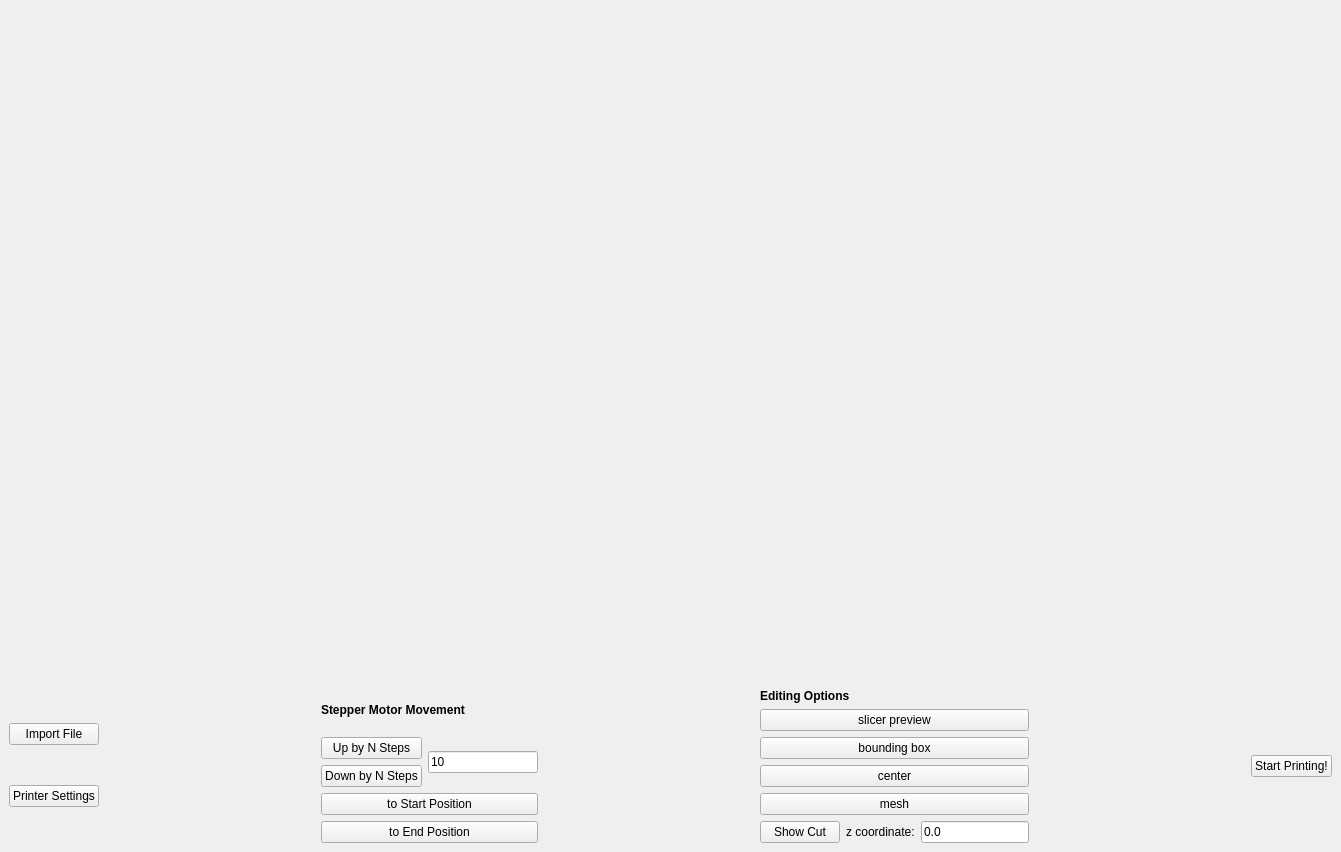
<?xml version="1.0" encoding="UTF-8"?>
<ui version="4.0">
 <class>MainWindow</class>
 <widget class="QMainWindow" name="MainWindow">
  <property name="geometry">
   <rect>
    <x>0</x>
    <y>0</y>
    <width>1341</width>
    <height>852</height>
   </rect>
  </property>
  <property name="windowTitle">
   <string>MainWindow</string>
  </property>
  <widget class="QWidget" name="centralwidget">
   <property name="sizePolicy">
    <sizepolicy hsizetype="Expanding" vsizetype="Expanding">
     <horstretch>0</horstretch>
     <verstretch>0</verstretch>
    </sizepolicy>
   </property>
   <property name="autoFillBackground">
    <bool>true</bool>
   </property>
   <layout class="QVBoxLayout" name="verticalLayout_7">
    <item>
     <layout class="QVBoxLayout" name="verticalLayout_3">
      <item>
       <layout class="QHBoxLayout" name="OpenGlPanel">
        <item>
         <spacer name="verticalSpacer">
          <property name="orientation">
           <enum>Qt::Vertical</enum>
          </property>
          <property name="sizeHint" stdset="0">
           <size>
            <width>20</width>
            <height>40</height>
           </size>
          </property>
         </spacer>
        </item>
       </layout>
      </item>
      <item>
       <layout class="QHBoxLayout" name="horizontalLayout_4">
        <property name="sizeConstraint">
         <enum>QLayout::SetMinAndMaxSize</enum>
        </property>
        <item>
         <layout class="QVBoxLayout" name="verticalLayout_2">
          <item>
           <widget class="QPushButton" name="importFileButton">
            <property name="text">
             <string>Import File</string>
            </property>
           </widget>
          </item>
          <item>
           <widget class="QPushButton" name="printerSettingsButton">
            <property name="text">
             <string>Printer Settings</string>
            </property>
           </widget>
          </item>
         </layout>
        </item>
        <item>
         <spacer name="horizontalSpacer_2">
          <property name="orientation">
           <enum>Qt::Horizontal</enum>
          </property>
          <property name="sizeHint" stdset="0">
           <size>
            <width>40</width>
            <height>20</height>
           </size>
          </property>
         </spacer>
        </item>
        <item>
         <layout class="QVBoxLayout" name="verticalLayout_4">
          <item>
           <widget class="QLabel" name="label">
            <property name="font">
             <font>
              <weight>75</weight>
              <bold>true</bold>
             </font>
            </property>
            <property name="text">
             <string>Stepper Motor Movement</string>
            </property>
           </widget>
          </item>
          <item>
           <layout class="QHBoxLayout" name="horizontalLayout_3">
            <item>
             <layout class="QVBoxLayout" name="verticalLayout_6">
              <item>
               <widget class="QPushButton" name="UpPosButton">
                <property name="text">
                 <string>Up by N Steps</string>
                </property>
               </widget>
              </item>
              <item>
               <widget class="QPushButton" name="DownPosButton">
                <property name="text">
                 <string>Down by N Steps</string>
                </property>
               </widget>
              </item>
             </layout>
            </item>
            <item>
             <widget class="QLineEdit" name="N">
              <property name="toolTip">
               <string>&lt;html&gt;&lt;head/&gt;&lt;body&gt;&lt;p&gt;N=&lt;/p&gt;&lt;/body&gt;&lt;/html&gt;</string>
              </property>
              <property name="text">
               <string>10</string>
              </property>
             </widget>
            </item>
           </layout>
          </item>
          <item>
           <widget class="QPushButton" name="StartPosButton">
            <property name="text">
             <string>to Start Position</string>
            </property>
           </widget>
          </item>
          <item>
           <widget class="QPushButton" name="EndPosButton">
            <property name="text">
             <string>to End Position</string>
            </property>
           </widget>
          </item>
         </layout>
        </item>
        <item>
         <spacer name="horizontalSpacer">
          <property name="orientation">
           <enum>Qt::Horizontal</enum>
          </property>
          <property name="sizeHint" stdset="0">
           <size>
            <width>40</width>
            <height>20</height>
           </size>
          </property>
         </spacer>
        </item>
        <item>
         <layout class="QVBoxLayout" name="verticalLayout_5">
          <item>
           <widget class="QLabel" name="label_2">
            <property name="font">
             <font>
              <weight>75</weight>
              <bold>true</bold>
             </font>
            </property>
            <property name="text">
             <string>Editing Options</string>
            </property>
           </widget>
          </item>
          <item>
           <layout class="QHBoxLayout" name="horizontalLayout"/>
          </item>
          <item>
           <widget class="QPushButton" name="SlicingButton">
            <property name="text">
             <string>slicer preview</string>
            </property>
           </widget>
          </item>
          <item>
           <widget class="QPushButton" name="BoundingBoxButton">
            <property name="toolTip">
             <string>&lt;html&gt;&lt;head/&gt;&lt;body&gt;&lt;p&gt;This SLA printer prints from the bottom up - the 3D model has to have its flattest surface on top.&lt;/p&gt;&lt;/body&gt;&lt;/html&gt;</string>
            </property>
            <property name="text">
             <string>bounding box</string>
            </property>
           </widget>
          </item>
          <item>
           <widget class="QPushButton" name="CenterButton">
            <property name="text">
             <string>center</string>
            </property>
           </widget>
          </item>
          <item>
           <widget class="QPushButton" name="MeshButton">
            <property name="text">
             <string>mesh</string>
            </property>
           </widget>
          </item>
          <item>
           <layout class="QHBoxLayout" name="horizontalLayout_2">
            <item>
             <widget class="QPushButton" name="showCutButton">
              <property name="text">
               <string>Show Cut</string>
              </property>
             </widget>
            </item>
            <item>
             <widget class="QLabel" name="label_3">
              <property name="text">
               <string>z coordinate:</string>
              </property>
             </widget>
            </item>
            <item>
             <widget class="QLineEdit" name="cutZCoordinate">
              <property name="text">
               <string>0.0</string>
              </property>
             </widget>
            </item>
           </layout>
          </item>
         </layout>
        </item>
        <item>
         <spacer name="horizontalSpacer_3">
          <property name="orientation">
           <enum>Qt::Horizontal</enum>
          </property>
          <property name="sizeHint" stdset="0">
           <size>
            <width>40</width>
            <height>20</height>
           </size>
          </property>
         </spacer>
        </item>
        <item>
         <widget class="QPushButton" name="StartPrintButton">
          <property name="toolTip">
           <string>&lt;html&gt;&lt;head/&gt;&lt;body&gt;&lt;p&gt;opens the Printing Dialogue&lt;/p&gt;&lt;/body&gt;&lt;/html&gt;</string>
          </property>
          <property name="text">
           <string>Start Printing!</string>
          </property>
          <property name="autoDefault">
           <bool>true</bool>
          </property>
          <property name="default">
           <bool>false</bool>
          </property>
         </widget>
        </item>
       </layout>
      </item>
     </layout>
    </item>
   </layout>
  </widget>
  <action name="actionImport">
   <property name="text">
    <string>Import</string>
   </property>
  </action>
  <action name="actionPrinter_Settings">
   <property name="text">
    <string>Printer Settings</string>
   </property>
  </action>
  <action name="actionPrinter_Settings_2">
   <property name="text">
    <string>Printer Settings</string>
   </property>
  </action>
  <action name="actionFile_Import">
   <property name="text">
    <string>File Import</string>
   </property>
  </action>
 </widget>
 <resources/>
 <connections/>
</ui>
